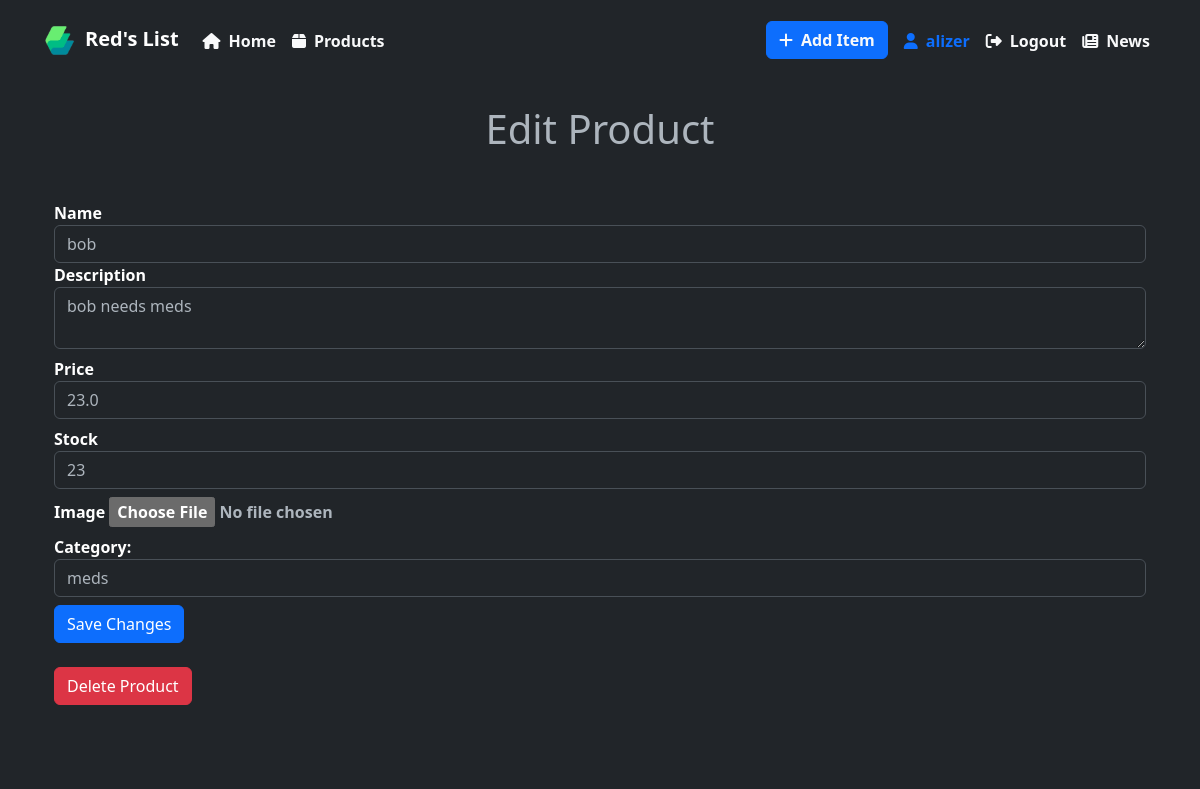
The app's page /edit_product/2 (signed in) with its own data.
### app.py (models this page shows, shortened)
class User(db.Model, UserMixin):
    id = db.Column(db.Integer, primary_key=True)
    username = db.Column(db.String(80), unique=True, nullable=False)
    password_hash = db.Column(db.String(128), nullable=False)
    email = db.Column(db.String(120), unique=True, nullable=False)
    is_admin = db.Column(db.Boolean, default=False)
    is_owner = db.Column(db.Boolean, default=False)
    items = db.relationship('Item', backref='author', lazy=True)
    reset_token = db.Column(db.String(100), unique=True)
    profile_picture = db.Column(db.Text, unique=True)
    news_articles = db.relationship(
        'News', lazy=True)  # Added relationship backref

class Item(db.Model):
    id = db.Column(db.Integer, primary_key=True)
    name = db.Column(db.String(512), nullable=False)
    description = db.Column(db.Text, nullable=False)
    price = db.Column(db.Float, nullable=False)
    stock = db.Column(db.Integer, nullable=False)
    author_id = db.Column(db.Integer, db.ForeignKey('user.id'), nullable=False)
    image_file = db.Column(db.String(512), nullable=False)
    category = db.Column(db.String(512), nullable=False)
    sales = db.relationship('Sales', backref='item', lazy=True)
    sale_date = db.Column(db.DateTime, nullable=True, default=datetime.utcnow)

### app.py (the view, shortened to what this page needs)
@app.route('/edit_product/<int:item_id>', methods=['GET', 'POST'])
@login_required
def edit_product(item_id):
    item = Item.query.get_or_404(item_id)
    if item.author != current_user and not current_user.is_admin:
        flash('You do not have permission to edit this item.', 'danger')
        return redirect(url_for('product_details', item_id=item.id))
    return render_template('edit_product.html', item=item)

### app.py (called while the page is built)
def check_user(user):
    user = db.session.query(User)
    if user == "None":
        new_user = User(username="DefaultUser",
                        password="testing", email="email@gmail.com")
        db.session.add(new_user)
        db.session.commit()
    return user

@login_manager.user_loader
def load_user(user_id):
    check_user(user_id)
    if user_id is not None:
        return User.query.get(int(user_id))
    return None

### templates/edit_product.html (shortened to what this page needs)
{% extends 'layout.html' %}
{% block content %}
<div class="container">
    <h1 class="text-center">Edit Product</h1>
    <form action="{{ url_for('edit_product', item_id=item.id) }}" method="POST" enctype="multipart/form-data"
        class="mt-5">
        <div class="form-group">
            <label for="name">Name</label>
            <input type="text" name="name" id="name" value="{{ item.name }}" required class="form-control">
        </div>
        <div class="form-group mb-2">
            <label for="description">Description</label>
            <textarea name="description" id="description" required
                class="form-control">{{ item.description }}</textarea>
        </div>
        <div class="form-group mb-2">
            <label for="price">Price</label>
            <input type="number" name="price" id="price" value="{{ item.price }}" step="0.01" required
                class="form-control">
        </div>
        <div class="form-group mb-2">
            <label for="stock">Stock</label>
            <input type="number" name="stock" id="stock" value="{{ item.stock }}" required min="0" class="form-control">
        </div>
        <div class="form-group mb-2">
            <label for="image">Image</label>
            <input type="file" name="image" id="image" class="form-control-file">
        </div>
        <div class="form-group mb-2">
            <label for="category">Category:</label>
            <input type="text" name="category" class="form-control" value="{{ item.category }}">
        </div>
        <button type="submit" class="btn btn-primary btn-block">Save Changes</button>
    </form>
    <form action="{{ url_for('delete_product', item_id=item.id) }}" method="POST" class="mt-4">
        <button type="submit" class="btn btn-danger btn-block">Delete Product</button>
    </form>
</div>
{% endblock %}

### templates/layout.html (shortened to what this page needs)
<!DOCTYPE html>
<html>
<head>
    <link rel="stylesheet" type="text/css" href="{{ url_for('static', filename='style.css') }}">
    <link href="https://cdn.jsdelivr.net/npm/bootstrap@5.3.0-alpha3/dist/css/bootstrap.min.css" rel="stylesheet"
>
</head>
<body data-bs-theme="dark">
    <header>
        <nav class="navbar navbar-expand-lg navbar-dark bg-dark">
            <div class="container">
                <a class="navbar-brand" href="{{ url_for('home') }}"><img src="/static/pics/icon.png"
                        class="img-fluid me-2" style="height: 35px; width: 35px" />Red's List</a>
                <div class="collapse navbar-collapse" id="navbarNav">
                    <ul class="navbar-nav">
                        <li class="nav-item">
                            <a class="nav-link text-light" href="{{ url_for('home') }}"><i
                                    class="fa-solid fa-house me-2"></i>Home</a>
                        </li>
                        <li class="nav-item">
                            <a class="nav-link text-light" href="{{ url_for('products') }}"><i
                                    class="fa-solid fa-box me-2"></i>Products</a>
                        </li>
                            </ul>
                    <ul class="navbar-nav ms-auto">
                        {% if current_user.is_authenticated %}
                        <li class="nav-item">
                            <a href="{{ url_for('add_item') }}" class="btn btn-primary fw-bold text-light me-2"><i
                                    class="fa-solid fa-plus me-2"></i>Add Item</a>
                        </li>
                        <li class="nav-item">
                            <a href="{{ url_for('profile') }}" class="nav-link text-primary"><i
                                    class="fa-solid fa-user me-2"></i>{{ current_user.username }}</a>
                        </li>
                        <li class="nav-item">
                            <a href="{{ url_for('logout') }}" class="nav-link text-light"><i
                                    class="fa-solid fa-right-from-bracket me-2"></i>Logout</a>
                        </li>
                        <li class="nav-item">
                            <a href="{{ url_for('news') }}" class="nav-link text-light"><i
                                    class="fa-solid fa-newspaper me-2"></i>News</a>
                        </li>
                        {% endif %}
                    </ul>
                </div>
            </div>
        </nav>
    </header>
    <main class="container py-4">
        <div class="row">
            <div class="col">
                {% block content %}
                {% endblock %}
            </div>
        </div>
    </main>
    <footer class="bg-dark text-center py-3">
    </footer>
</body>
</html>

### static/style.css (style rules this page uses)
body, ul { margin: 0; padding: 0; }
header { padding: 10px; }
nav { padding: 0; }
nav .navbar-brand { font-weight: bold; }
nav .nav-link { color: #333333; transition: color 0.3s ease; }
main { padding: 20px; }
h1, h2, h3 { margin-bottom: 20px; }
footer { padding: 10px; text-align: center; }
* { font-weight: bolder; }
label { color: white; }
h1 { color: white; }

### records on screen
User: username "alizer"
Item: name "bob", description "bob needs meds", price "23.0", stock "23", category "meds"
